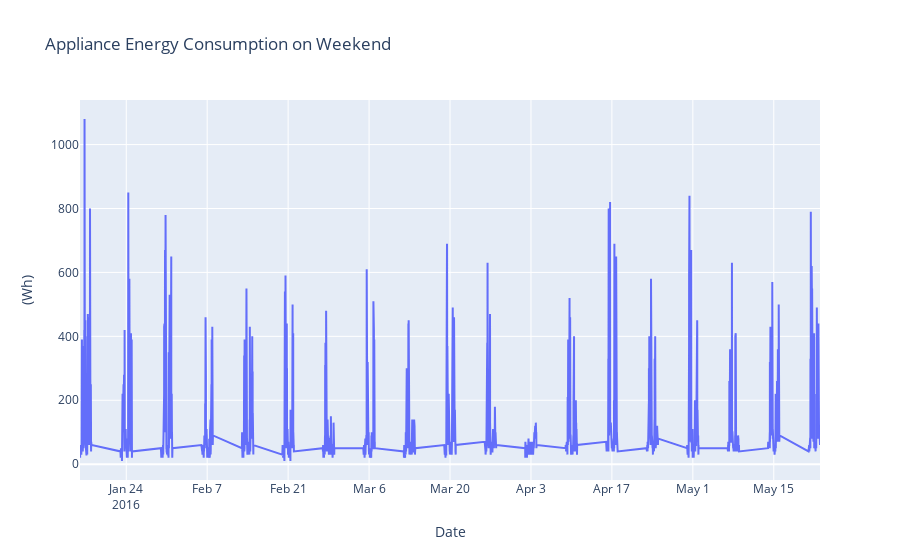

The notebook cell saved with this chart:
### Code cell
temp_weekend =  data[data['WEEKDAY'] == 1]

visData = go.Scatter( x= temp_weekend.date  ,  mode = "lines", y = temp_weekend.Appliances )
layout = go.Layout(title = 'Appliance Energy Consumption on Weekend' , xaxis=dict(title='Date'), yaxis=dict(title='(Wh)'))
fig = go.Figure(data=[visData],layout=layout)

iplot(fig)

### Figure 1 — Plotly figure (JSON) as saved in the notebook; plotly's stock layout.template omitted (floating-point values rounded to 4 significant figures; data arrays with more than 128 entries replaced by an {"elided": "..."} marker saying what was removed)
{"data": [{"mode": "lines", "type": "scatter", "x": {"elided": "5472 str values"}, "y": {"elided": "5472 int values"}}], "layout": {"title": {"text": "Appliance Energy Consumption on Weekend"}, "xaxis": {"title": {"text": "Date"}}, "yaxis": {"title": {"text": "(Wh)"}}}}
